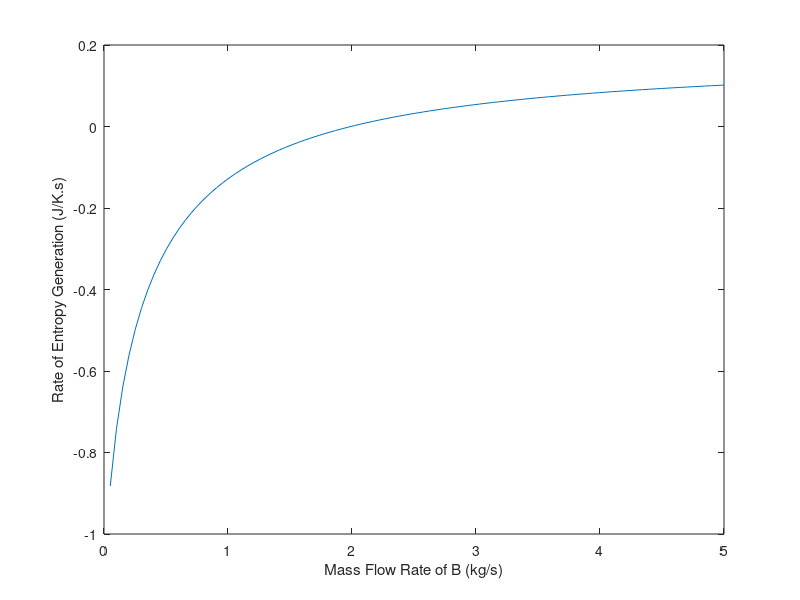

MATLAB code to generate this figure:
ca = 4000; cb = 2000; ma = 1; 
Tai = 400; Tao = 300; Tbi = 300;

dTa = Tai - Tao;

%dS = @(mb) mb.*cb.*(200./mb + Tbi)./(Tbi + 100./mb) - ma*ca*dTa/(Tai+Tao);
dS = @(mb) 2.*mb.*log((200./mb + 300)/300) - 1.15;

Tbo = @(mb) 200./mb + Tbi;

mb = linspace(0,5,100);

plot(mb, dS(mb))
xlabel('Mass Flow Rate of B (kg/s)');
ylabel('Rate of Entropy Generation (J/K.s)');
%Find the case dS = 0 for reversible process
%Numerically
Sint = fzero(dS, 2);
%Analytically
%[root1, root2] = Q1_quadratic(A,B,C);

%Find Tbo for reversible process
Tbo_reversible = Tbo(Sint);

function [quadRoots1, quadRoots2] = Q1_quadratic(a, b, c)

  d = b^2 - 4*a*c; % your number under the root sign in quad. formula

  % real numbered distinct roots?
  if d > 0
    quadRoots1 = (-b+sqrt(d))/(2*a);
    quadRoots2 = (-b-sqrt(d))/(2*a);
  % real numbered degenerate root?
  elseif d == 0 
    quadRoots1 = -b/(2*a);
    quadRoots2 = NaN;
  % complex roots, return NaN, NaN
  else
    quadRoots1 = NaN;
    quadRoots2 = NaN;
  end    
end
